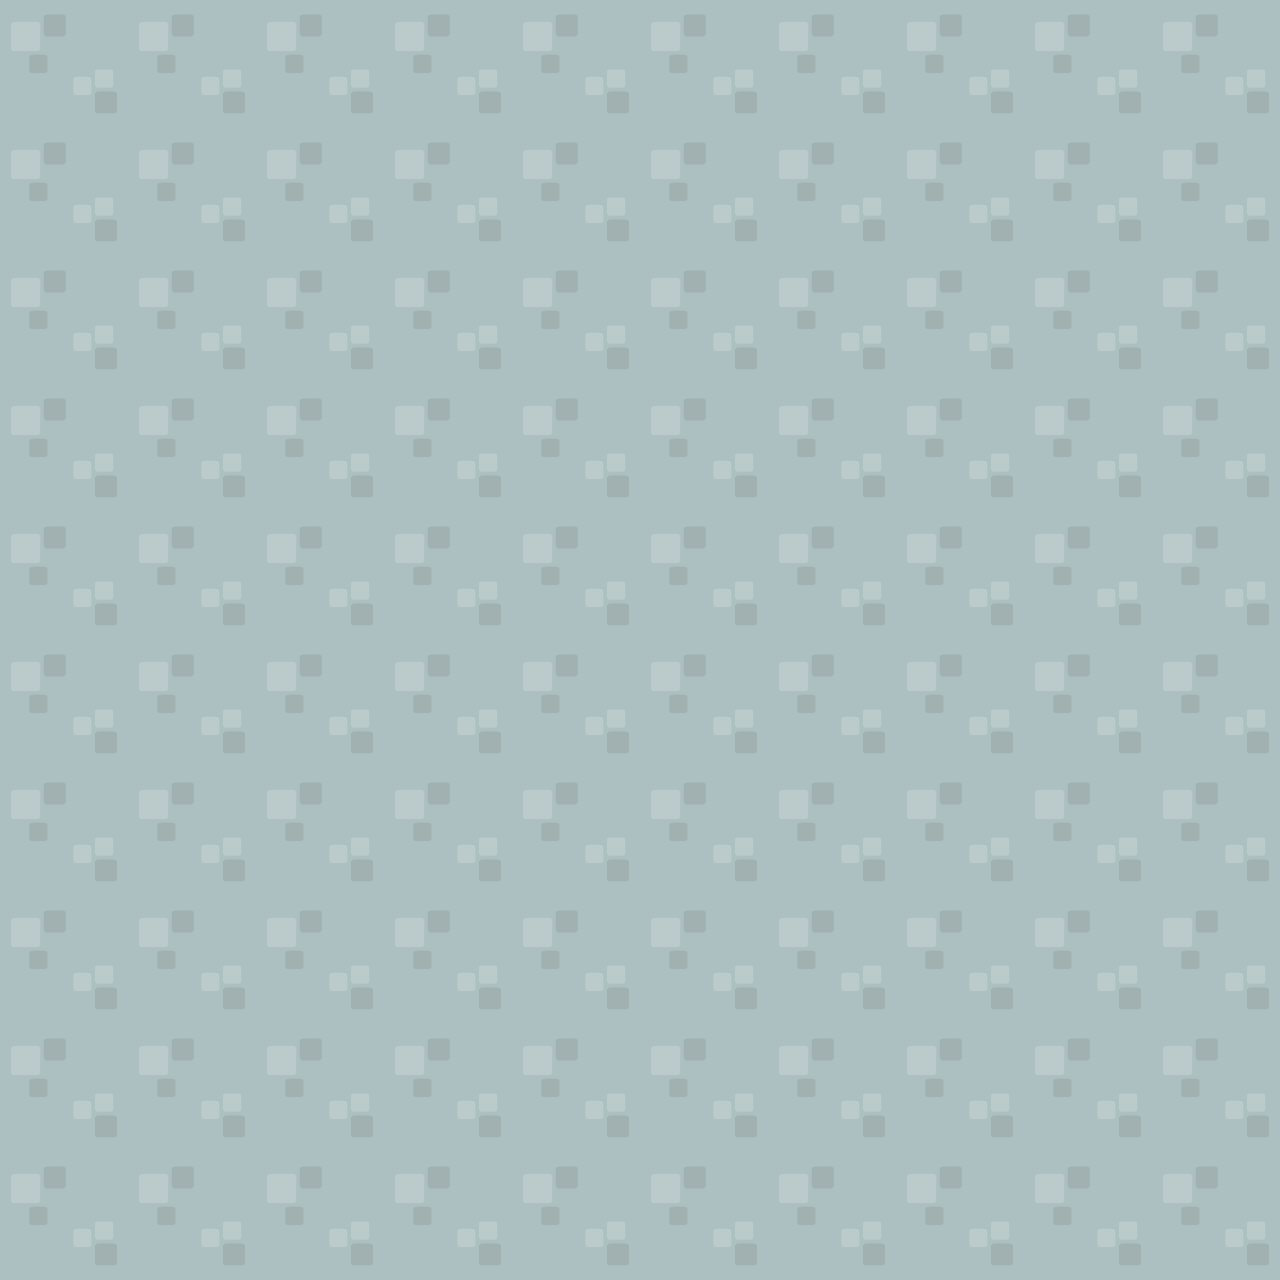

This game map was drawn from its Tiled (.tmx) file and the tilesets committed beside it. A one-line description and the full map source follow:
An orthogonal 10x10 tile map with 128x128 px tiles, 1 tile layer (ground), 2 tilesets and 9 objects.

<map version="1.10" tiledversion="1.12.2-2-geb83ddb9" orientation="orthogonal" renderorder="right-down" width="10" height="10" tilewidth="128" tileheight="128" infinite="0" nextlayerid="4" nextobjectid="10">
 <tileset firstgid="1" source="tiles.tsx" />
 <tileset firstgid="157" source="images.tsx" />
 <layer id="1" name="ground" width="10" height="10">
  <data encoding="csv">
122,122,122,122,122,122,122,122,122,122,
122,122,122,122,122,122,122,122,122,122,
122,122,122,122,122,122,122,122,122,122,
122,122,122,122,122,122,122,122,122,122,
122,122,122,122,122,122,122,122,122,122,
122,122,122,122,122,122,122,122,122,122,
122,122,122,122,122,122,122,122,122,122,
122,122,122,122,122,122,122,122,122,122,
122,122,122,122,122,122,122,122,122,122,
122,122,122,122,122,122,122,122,122,122
</data>
 </layer>
 <objectgroup id="3" name="enemy">
  <object id="9" gid="171" x="22.6209" y="1250.81" width="99" height="77" />
 </objectgroup>
 <objectgroup id="2" name="landscape">
  <object id="1" gid="167" x="533.565" y="742.77" width="98" height="107" />
  <object id="2" gid="167" x="264.689" y="590.41" width="98" height="107" />
  <object id="3" gid="167" x="560.453" y="411.16" width="98" height="107" />
  <object id="4" gid="165" x="1110.16" y="1000.67" width="98" height="98" />
  <object id="5" gid="165" x="653.066" y="1093.29" width="98" height="98" />
  <object id="6" gid="165" x="282.614" y="1000.67" width="98" height="98" />
  <object id="7" gid="169" x="1070.32" y="693" width="101" height="115" />
  <object id="8" gid="168" x="849.241" y="846.4" width="100" height="136" />
 </objectgroup>
</map>
